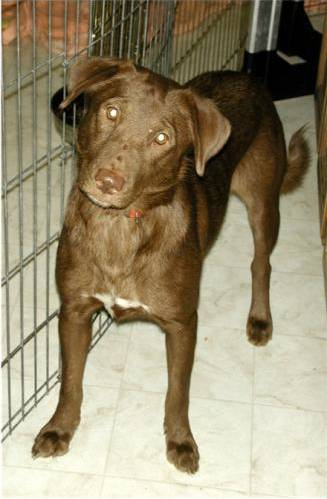
#> input picture data/dogs/dog.1.jpg, 327 x 499 px
$ jupyter execute --allow-errors a.ipynb
#> lines starting #> are read from the running program, lines starting #| are printed output that depends on the picture
[cell 1]
import numpy as np
from PIL import Image

[cell 2]
img = Image.open('data/dogs/dog.1.jpg')
#> img is the input picture: PIL image 327x499 RGB; mean R, G, B 150.2, 139, 111.5
M = np.asarray(img)

[cell 3]
def histograms(M):
    total_pixels = M.shape[0] * M.shape[1]

    red_hist = [0] * 256
    green_hist = [0] * 256
    blue_hist = [0] * 256

    for i in range(3):
        for j in M[:, :, i]:
            for k in j:
                if i == 0:
                    red_hist[k] += 1
                elif i == 1:
                    green_hist[k] += 1
                else:
                    blue_hist[k] += 1
    red_prob_hist = [count / total_pixels for count in red_hist]
    green_prob_hist = [count / total_pixels for count in green_hist]
    blue_prob_hist = [count / total_pixels for count in blue_hist]

    return red_prob_hist, green_prob_hist, blue_prob_hist

red_histogram, green_histogram, blue_histogram = histograms(M)
#> red_histogram = 256 values, max 0.00746 at index 232, min 0.000558 at index 13, mean 0.00391; green_histogram = 256 values, max 0.00765 at index 234, min 0.000901 at index 9, mean 0.00391; blue_histogram = 256 values, max 0.0169 at index 0, min 0 at index 251, mean 0.00391
print(red_histogram, green_histogram, blue_histogram, sep='\n')
#> (printed output is left out)

[cell 4]
import matplotlib.pyplot as plt
intensity_levels = range(256)

plt.figure(figsize=(10, 5))
plt.subplot(1, 3, 1)
plt.bar(intensity_levels, red_histogram, color='red', alpha=0.7)
plt.title('Red Histogram')

plt.subplot(1, 3, 2)
plt.bar(intensity_levels, green_histogram, color='green', alpha=0.7)
plt.title('Green Histogram')

plt.subplot(1, 3, 3)
plt.bar(intensity_levels, blue_histogram, color='blue', alpha=0.7)
plt.title('Blue Histogram')

plt.tight_layout()
plt.show()
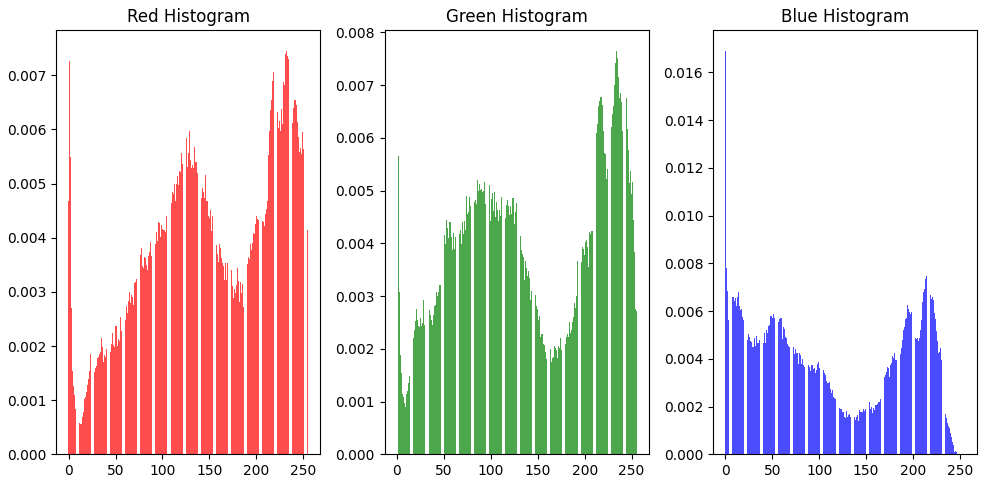
#> figure drawn by matplotlib, 3 panels; panel 1: tallest bar 0.00746 high, from x = 231.6 to 232.4; panel 2: tallest bar 0.00765 high, from x = 233.6 to 234.4; panel 3: tallest bar 0.0169 high, from x = -0.4 to 0.4

[cell 5]
import numpy as np
from scipy.stats import skew, kurtosis

def featurize(hist):
    vec = []
    sum = 0
    for i in range(len(hist)):
        sum += hist[i]
        while int(sum*10) > len(vec):
            vec.append(i)

    if len(vec) == 9:
        vec.append(255)

    mn = np.mean(vec)
    var = np.var(vec)
    skw = skew(vec)
    kurt = kurtosis(vec)
    feature_vec = [mn, var, skw, kurt]
    return feature_vec

# print(featurize(blue_histogram))

[cell 6]
import os

def get_image_filenames(folder_path):
    files = os.listdir(folder_path)
    image_files = [file for file in files if file.endswith(('.jpg', '.jpeg', '.png', '.gif'))]
    return image_files


cats_filenames = get_image_filenames('data/cats/')
dogs_filenames = get_image_filenames('data/dogs/')
#> (the rest of this cell did not finish here and is left out)

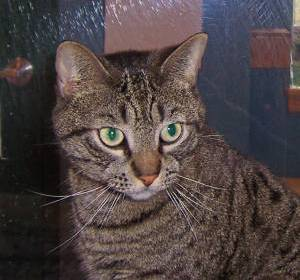
#> input picture data/cats/cat.1.jpg, 300 x 280 px
#> further down, image is the input picture: PIL image 300x280 RGB; mean R, G, B 78.8, 68.3, 68
humans_filenames = get_image_filenames('data/human/')

#> (a cell that did not finish here is left out)

[cell 8]
import csv

csv_file_path = "features.csv"

# Write feature vectors to CSV file
with open(csv_file_path, mode='w', newline='') as file:
    writer = csv.writer(file)

    # Write header
    writer.writerow(["Red_Mean", "Red_Variance", "Red_Skewness", "Red_Kurtosis",
                     "Green_Mean", "Green_Variance", "Green_Skewness", "Green_Kurtosis",
                     "Blue_Mean", "Blue_Variance", "Blue_Skewness", "Blue_Kurtosis",
                     "Category"])

[cell 9]
import csv

# CSV file path
csv_file_path = "features.csv"

# Open CSV file for writing
#> (the rest of this cell did not finish here and is left out)

#> `red_histogram, green_histogram, blue_histogram = histograms(M)`: red_histogram = 256 values, max 0.011 at index 42, min 0 at index 0, mean 0.00391; green_histogram = 256 values, max 0.0141 at index 55, min 0 at index 212, mean 0.00391; blue_histogram = 256 values, max 0.0155 at index 65, min 0 at index 205, mean 0.00391
        red_features = featurize(red_histogram)
#> the loop in featurize, `for i in range(len(hist)):` made 256 passes
#> sum on passes 1 to 3: 0, 1.19e-05, 2.38e-05
#> after the loop in featurize, `for i in range(len(hist)):`: sum = 1; vec = [28, 41, 51, 62, 73, 85, 99, 116, 137]
#> in featurize, `mn = np.mean(vec)`: mn = 94.7
#> in featurize, `var = np.var(vec)`: var = 3883.4
#> in featurize, `skw = skew(vec)`: skw = 1.5
#> in featurize, `kurt = kurtosis(vec)`: kurt = 1.62
#> in featurize, `feature_vec = [mn, var, skw, kurt]`: feature_vec = [94.7, 3883.4, 1.5, 1.62]
        green_features = featurize(green_histogram)
#> the loop in featurize (call 2), `for i in range(len(hist)):` made 256 passes
#> sum on passes 1 to 3: 0.00019, 0.00025, 0.000286
#> `green_features = featurize(green_histogram)`: green_features = [85.3, 3873, 1.87, 2.68]
        blue_features = featurize(blue_histogram)
#> `blue_features = featurize(blue_histogram)`: blue_features = [85.1, 3908.9, 1.83, 2.62]
#> `row = red_features + green_features + blue_features + ["cats"]`: row = [94.7, 3883.4, 1.5, 1.62, 85.3, 3873, 1.87, 2.68, 85.1, 3908.9, 1.83, 2.62, 'cats']

        # Combine the features into a single row
        row = red_features + green_features + blue_features + ["cats"]

        # Write the row to the CSV file
        writer.writerow(row)

    for img in dogs_filenames:
        file_name = 'data/dogs/' + img
        image = Image.open(file_name)
        M = np.asarray(image)
        red_histogram, green_histogram, blue_histogram = histograms(M)
#> `red_histogram, green_histogram, blue_histogram = histograms(M)`: red_histogram = 256 values, max 0.00746 at index 232, min 0.000558 at index 13, mean 0.00391; green_histogram = 256 values, max 0.00765 at index 234, min 0.000901 at index 9, mean 0.00391; blue_histogram = 256 values, max 0.0169 at index 0, min 0 at index 251, mean 0.00391
        red_features = featurize(red_histogram)
        green_features = featurize(green_histogram)
        blue_features = featurize(blue_histogram)

        # Combine the features into a single row
        row = red_features + green_features + blue_features + ["dogs"]

        # Write the row to the CSV file
        writer.writerow(row)

    for img in horses_filenames:
        file_name = 'data/horses/' + img
        image = Image.open(file_name)
        M = np.asarray(image)
        red_histogram, green_histogram, blue_histogram = histograms(M)
        red_features = featurize(red_histogram)
        green_features = featurize(green_histogram)
        blue_features = featurize(blue_histogram)

        # Combine the features into a single row
        row = red_features + green_features + blue_features + ["horses"]

        # Write the row to the CSV file
        writer.writerow(row)

    for img in humans_filenames:
        file_name = 'data/human/' + img
        image = Image.open(file_name)
        M = np.asarray(image)
        red_histogram, green_histogram, blue_histogram = histograms(M)
        red_features = featurize(red_histogram)
        green_features = featurize(green_histogram)
        blue_features = featurize(blue_histogram)

        # Combine the features into a single row
        row = red_features + green_features + blue_features + ["humans"]

        # Write the row to the CSV file
        writer.writerow(row)

print("Feature vectors written to", csv_file_path)

[cell 10]
import csv
csv_file_path = 'features.csv'

data = []
with open(csv_file_path, mode='r', newline='') as file:
    reader = csv.reader(file)

    next(reader)

    for row in reader:
        data_without_category = row[:-1]

        data.append(data_without_category)
        # print(data_without_category)

print(data)

[cell 11]
def euclidean_distance(vec1, vec2):
    vec1 = np.array(vec1)
    vec2 = np.array(vec2)

    distance = np.linalg.norm(vec1 - vec2, axis = 1)

    return distance

def preprocess_data(data):
    preprocessed_data = []
    for vec_str in data:
        vec = [float(x) for x in vec_str.split(' ')]
        preprocessed_data.append(vec)
    return preprocessed_data

#> (a cell that did not finish here is left out)
